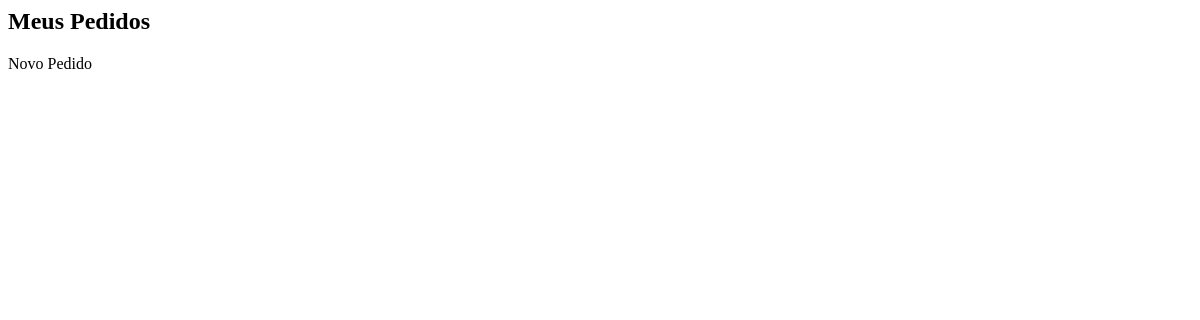
The page /api/sale/client (signed in) on the database as committed earlier.
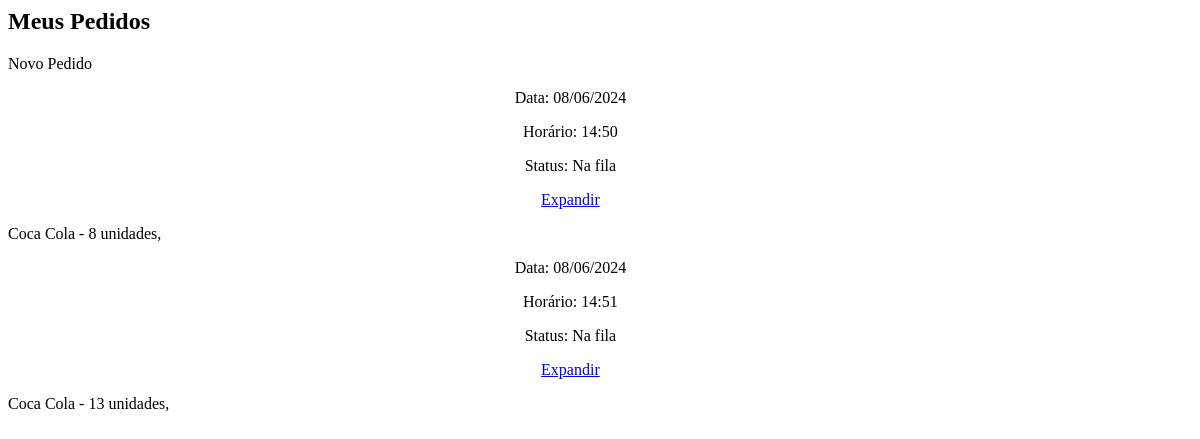
The same page on the database as committed later.
### models/models.py (models this page shows, shortened)
class Purchase(models.Model):
    status_codes = [
        (0, 'Na fila'),
        (1, 'Pendente'),
        (2, 'Pronto'),
        (3, 'Completa')
    ]
    id = models.BigAutoField(primary_key=True)
    user = models.ForeignKey("auth.User", null=True, on_delete=models.PROTECT)
    time = models.DateTimeField(auto_now=True, null=False)
    status = models.SmallIntegerField(choices=status_codes, default=0, null=False)
    def get_arts(self):
        return Article.objects.filter(Q(id_purchase=self.id))
    def status_str(self):
        return self.status_codes[self.status][1]
    def get_time(self):
        raw_timestamp = str(self.time.astimezone().time())
        raw_timestamp = raw_timestamp.split(":")
        hours = raw_timestamp[0]
        minutes = raw_timestamp[1]
        return str(hours + ':' + minutes)
    def get_date(self):
        raw_date = str(self.time.date())
        raw_date = raw_date.split("-")
        year = raw_date[0]
        month = raw_date[1]
        day = raw_date[2]
        return str(day + "/" + month + "/" + year)

class Article(models.Model):
    id = models.BigAutoField(primary_key=True)
    id_stock = models.ForeignKey("Stock", on_delete=models.PROTECT, null=False)
    id_purchase = models.ForeignKey("Purchase", on_delete=models.PROTECT, null=False)
    amount = models.PositiveIntegerField(null=False)
    def get_art_name(self):
        return Stock.objects.get(id=self.id_stock.id).id_product.name

class Stock(models.Model):
    id = models.BigAutoField(primary_key=True)
    validity = models.DateTimeField(null=False)
    amount = models.PositiveIntegerField(null=False)
    id_product = models.ForeignKey("Product", on_delete=models.PROTECT)
    lot_number = models.BigIntegerField(null=True)
    due = models.BooleanField(null=False)
    id_supplier = models.ForeignKey("Supplier", on_delete=models.PROTECT)
    objects = StockQuerySet().as_manager()

class Product(models.Model):
    measure_units = [
        ("mg", "Miligramas"),
        ("g", "Gramas"),
        ("kg", "Quilogramas"),
        ("ml", "Mililitros"),
        ("L", "Litros"),
    ]
    id = models.BigAutoField(primary_key=True)
    name = models.CharField(max_length=300, null=False)
    price = models.FloatField(null=False)
    choosen_measure = models.CharField(choices=measure_units, default="mg", max_length=3, null=False)
    measure = models.IntegerField(null=False)
    available = models.BooleanField(null=False, default=True)
    total_amount = models.PositiveIntegerField(null=False)
    category = models.ForeignKey("Category", on_delete=models.PROTECT)
    objects = ProductQuerySet().as_manager()

### models/views.py (the view)
# urls.py: path('sale/client', views.sale_client),
@login_required
def sale_client(request):
    template = 'sale/client.html'
    user = request.user
    context = {
        'Purchases': Purchase.objects.filter(Q(user=user.id)),
    }
    return render(request, template, context)

### models/templates/sale/client.html (shortened to what this page needs)
{% include 'assets/frame.html' with color="dark" my="5" width="80" heigth="auto" hx_swap="none" %}
    <div class="columns is-mobile mt-4 mb-6">
        <div class="column auto">
            <h2 id="header" class="subtitle is-2 is-light is-bolder mx-4">Meus Pedidos</h2>
        </div>
        <div class="column is-one-quarter">
            {% include 'assets/link.html' with text="Novo Pedido" color="light" id="new-request" float="right" size="medium" hx_get="/api/sale/create" hx_target="#master-frame" hx_swap="innerHTML" hx_trigger="click" %}
        </div>
    </div>
{% for purchase in Purchases %}
    {% include 'assets/frame.html' with color="normal" width="100" height="20" my="5" mx="" %}
        <div class="columns">
            <div class="column is-one-quarter info h-20 mx-3">
                <p class="subtitle is-5 is-dark">Data: {{ purchase.get_date }}</p>
                <p class="subtitle is-5 is-dark">Horário: {{ purchase.get_time }}</p>
                <p class="subtitle is-5 is-dark">Status: {{ purchase.status_str }}</p>
                {% include 'assets/link.html' with href="#" color="dark" size="medium" text="Expandir" my="1" other_classes="fit" %}
            </div>
            <div class="column auto description h-20 mx-3">
                <div class="limiter">
			<p class="is-dark">
			{% for article in purchase.get_arts %}
			{{ article.get_art_name }} - {{ article.amount}} {% if article.amount is 1 %}unidade{% else%}unidades{% endif %},
			{% endfor %}
			</p>
                </div>
            </div>
        </div>
    {% include 'assets/close_frame.html' %}
{% endfor %}
{% include 'assets/close_frame.html' %}

### TALGS/templates/assets/frame.html (shortened to what this page needs)
<div  class="frame{% if color %} {{ color }}{% endif %}{% if my %} my-{{ my }}{% endif %}{% if width %} w-{{ width }}{% endif %}{% if height %} h-{{ height }}{% endif %}" {{ properties }}{% if hx_swap %} hx-swap="{{ hx_swap }}"{% endif %} >

### TALGS/templates/assets/link.html (shortened to what this page needs)
<a{% if id %} id="{{ id }}"{% endif %}{% if href %} href="{{href}}"{% endif %} class="button{% if color %} {{ color }}{% endif %}{% if size %} is-{{ size }}{% endif %}{% if mx %} mx-{{ mx }}{% endif %}{% if my %} my-{{ my }}{% endif %}{% if mt %} mt-{{ mt }}{% endif %}{% if mb %} mb-{{ mb }}{% endif %}{% if ml %} ml-{{ ml }}{% endif %}{% if mr %} mr-{{ mr }}{% endif %}{% if float%} is-pulled-{{ float }}{% endif%}{% if other_classes%} {{other_classes}}{% endif %}" {{ properties }}{% if hx_trigger %} hx-trigger="{{ hx_trigger }}"{% endif %}{% if hx_post %} hx-post="{{ hx_post }}"{% endif %}{% if hx_swap %} hx-swap="{{ hx_swap }}"{% endif %}{% if hx_target %} hx-target="{{ hx_target }}"{% endif%}{% if hx_get %} hx-get="{{ hx_get }}"{% endif %}>{% if text %}{{ text }}{% else %}"Placeholder"{% endif %}</a>

### TALGS/templates/assets/close_frame.html (shortened to what this page needs)
</div>

### models/templates/sale/client.html (style rules this page uses)
div.w-80 { width: 95% !important; }
div.info { text-align: center; }
a.fit { width: 100%; }

Rows that differ between the two databases and show on the page:
added Purchase: get_date "08/06/2024", get_time "14:50", status_str "Na fila", text "Expandir"
added Article: get_art_name "Coca Cola", amount "8", shows "unidades", shown under "08/06/2024"
added Purchase: get_date "08/06/2024", get_time "14:51", status_str "Na fila", text "Expandir"
added Article: get_art_name "Coca Cola", amount "13", shows "unidades", shown under "08/06/2024"
